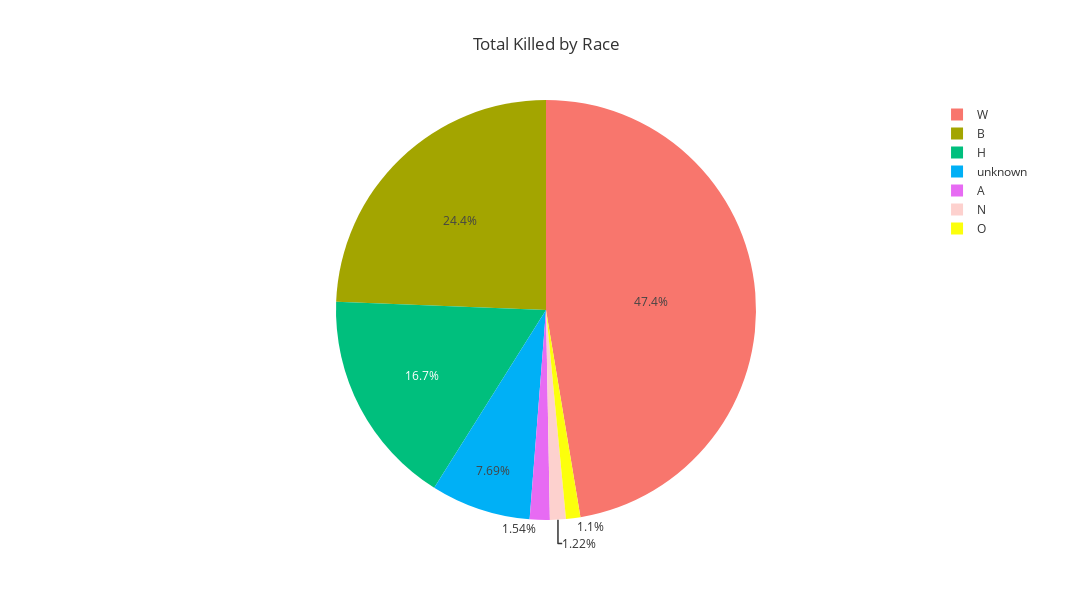

Source (notebook cell):
### Code cell
fig = px.pie(df_total_by_race, values='id', names='race', title='Total Killed by Race',
                    hole=0.0, width=1300, height=600,
            labels={"id": "total killed"},
            template="ggplot2")


fig.show()

### Figure 1 — Plotly figure (JSON) as saved in the notebook; plotly's stock layout.template omitted (floating-point values rounded to 4 significant figures)
{"data": [{"domain": {"x": [0, 1], "y": [0, 1]}, "hole": 0, "hovertemplate": "race=%{label}<br>total killed=%{value}<extra></extra>", "labels": ["A", "B", "H", "N", "O", "W", "unknown"], "legendgroup": "", "name": "", "showlegend": true, "type": "pie", "values": [39, 618, 423, 31, 28, 1201, 195]}], "layout": {"height": 600, "legend": {"tracegroupgap": 0}, "title": {"text": "Total Killed by Race"}, "width": 1300}}
